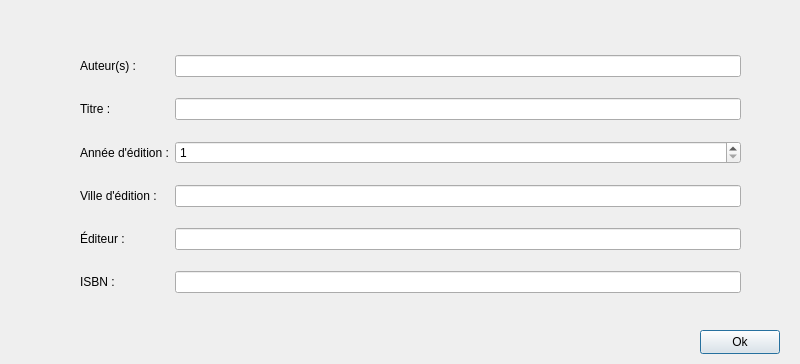
<?xml version="1.0" encoding="UTF-8"?>
<ui version="4.0">
 <class>OuvrageInterface</class>
 <widget class="QDialog" name="OuvrageInterface">
  <property name="geometry">
   <rect>
    <x>0</x>
    <y>0</y>
    <width>800</width>
    <height>364</height>
   </rect>
  </property>
  <property name="windowTitle">
   <string>OuvrageInterface</string>
  </property>
  <widget class="QPushButton" name="Ok">
   <property name="geometry">
    <rect>
     <x>700</x>
     <y>330</y>
     <width>80</width>
     <height>24</height>
    </rect>
   </property>
   <property name="text">
    <string>Ok</string>
   </property>
  </widget>
  <widget class="QWidget" name="layoutWidget">
   <property name="geometry">
    <rect>
     <x>80</x>
     <y>40</y>
     <width>661</width>
     <height>271</height>
    </rect>
   </property>
   <layout class="QGridLayout" name="gridLayout">
    <item row="0" column="0">
     <widget class="QLabel" name="label">
      <property name="text">
       <string>Auteur(s) :</string>
      </property>
     </widget>
    </item>
    <item row="0" column="1">
     <widget class="QLineEdit" name="Auteurs"/>
    </item>
    <item row="1" column="0">
     <widget class="QLabel" name="label_2">
      <property name="text">
       <string>Titre :</string>
      </property>
     </widget>
    </item>
    <item row="1" column="1">
     <widget class="QLineEdit" name="Titre"/>
    </item>
    <item row="2" column="0">
     <widget class="QLabel" name="label_5">
      <property name="text">
       <string>Année d'édition :</string>
      </property>
     </widget>
    </item>
    <item row="2" column="1">
     <widget class="QSpinBox" name="Annee">
      <property name="prefix">
       <string/>
      </property>
      <property name="minimum">
       <number>1</number>
      </property>
      <property name="maximum">
       <number>2021</number>
      </property>
     </widget>
    </item>
    <item row="3" column="0">
     <widget class="QLabel" name="label_3">
      <property name="text">
       <string>Ville d'édition :</string>
      </property>
     </widget>
    </item>
    <item row="3" column="1">
     <widget class="QLineEdit" name="Ville"/>
    </item>
    <item row="4" column="0">
     <widget class="QLabel" name="label_4">
      <property name="text">
       <string>Éditeur :</string>
      </property>
     </widget>
    </item>
    <item row="4" column="1">
     <widget class="QLineEdit" name="Editeur"/>
    </item>
    <item row="5" column="0">
     <widget class="QLabel" name="label_6">
      <property name="text">
       <string>ISBN :</string>
      </property>
     </widget>
    </item>
    <item row="5" column="1">
     <widget class="QLineEdit" name="Isbn">
      <property name="inputMask">
       <string notr="true"/>
      </property>
      <property name="text">
       <string/>
      </property>
      <property name="maxLength">
       <number>40</number>
      </property>
      <property name="placeholderText">
       <string/>
      </property>
      <property name="clearButtonEnabled">
       <bool>false</bool>
      </property>
     </widget>
    </item>
   </layout>
  </widget>
 </widget>
 <resources/>
 <connections>
  <connection>
   <sender>Ok</sender>
   <signal>clicked()</signal>
   <receiver>OuvrageInterface</receiver>
   <slot>valideEnregistrement()</slot>
   <hints>
    <hint type="sourcelabel">
     <x>739</x>
     <y>341</y>
    </hint>
    <hint type="destinationlabel">
     <x>399</x>
     <y>181</y>
    </hint>
   </hints>
  </connection>
 </connections>
 <slots>
  <slot>valideEnregistrement()</slot>
 </slots>
</ui>
